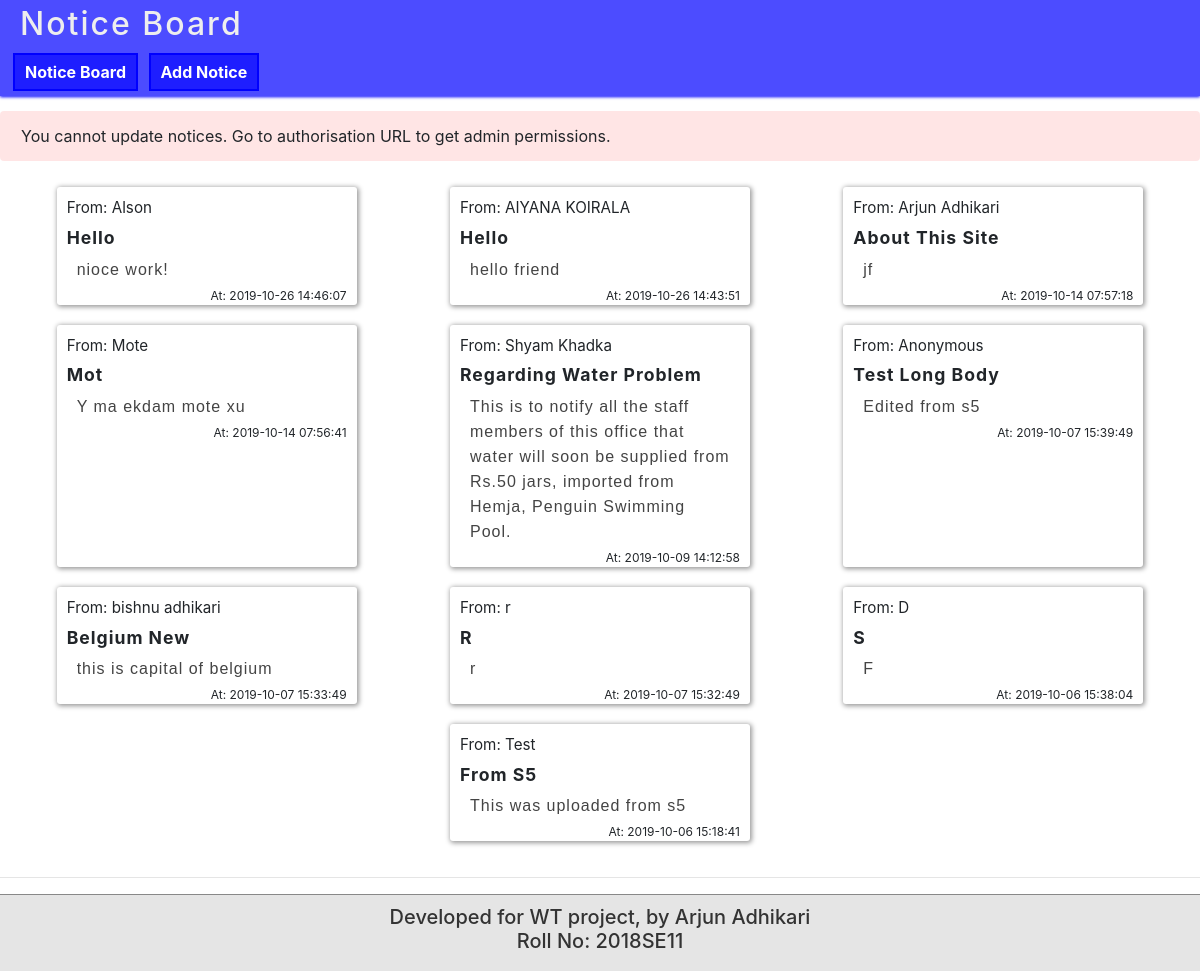
The page / on the database its author committed.
### tables this page shows
CREATE TABLE `notices` (
  `id` int(11) NOT NULL,
  `made_by` varchar(50) NOT NULL,
  `title` varchar(200) NOT NULL,
  `body` varchar(1000) NOT NULL,
  `time` timestamp NOT NULL DEFAULT CURRENT_TIMESTAMP ON UPDATE CURRENT_TIMESTAMP
);

### backend/functions.php (called while the page is built, shortened)
<?php
function authorised(){
	return isset($_SESSION['authorised']) ;
}

### index.php (the view, shortened to what this page needs)
<?php
$pageHead = "Notice Board" ;
require_once "backend/db_connection.php" ;
require_once "template/head.php" ;
 ?>
<?php
$sql = "select * from notices order by time desc";
$results = mysqli_query($conn, $sql) ;
$notices = mysqli_fetch_all($results, MYSQLI_ASSOC) ;
?>
<?php
if(!authorised()){
	?>
		<div class="alert">
			You cannot update notices. Go to authorisation URL to get admin permissions.
		</div>
	<?php
}
?>
<?php if(sizeof($notices) >= 1){ ?>
	<div class="notices_cont">
		<?php foreach($notices as $notice) { ?>
				<div class="notice">
					<div class="n_by">
						<div class='n_by_text'>
							<?= "From: ".$notice['made_by'] ?>
						</div>
					</div>
					<div class="n_title">
						<?= $notice['title'] ?>
					</div>
					<div class="n_body">
						<?= $notice['body'] ?>
					</div>
						<div class="n_time">
							<?= "At: ".$notice['time'] ?>
						</div>
				</div>
		<?php } ?>
	</div>
<?php }else{ ?>
	<div class="msg alert">
		<?= "No Notices Yet." ?>
	</div>
<?php } ?>
<?php
require_once "template/foot.php" ;
?>

### template/head.php (shortened to what this page needs)
<?php
require_once __DIR__."/../backend/functions.php" ;
?>
<!DOCTYPE html>
<html>
<head>
	<link rel="stylesheet" type="text/css" href="./styles/main.css">
	<link rel="stylesheet" type="text/css" href="https://stackpath.bootstrapcdn.com/bootstrap/4.3.1/css/bootstrap.min.css">
</head>
<body>
<header>
	<h2 class='headText pageHead'>
		<?= ($pageHead)?? "Notices" ?>
	</h2>
	<nav>
		<a href="index.php">Notice Board</a>
		<a href="addNotice.php">Add Notice</a>
	</nav>
</header>
<div class='cont'>

### template/foot.php (shortened to what this page needs)
<hr>
</div>
<footer>
	<h5 style='text-align: center;'>
		Developed for WT project, by Arjun Adhikari<br>Roll No: 2018SE11
	</h5>
</footer>
</body>
</html>

### styles/main.css (style rules this page uses)
body { margin: 0px; padding: 0px; font-family: Tahoma ; background: rgba(0,0,255, 0.06); }
header { background: rgba(0,0,255, 0.7); box-shadow: 0px 1px 3px blue ; margin-bottom: 15px; }
.headText { text-align: center ; color: #eee; padding: 0px; margin: 0px; }
.pageHead { text-align: left ; padding: 5px 0px 5px 20px; letter-spacing: 2px; }
nav { display: block; padding: 5px 10px; }
nav a { text-decoration: none ; display: inline-block; margin: 0px 3px; padding: 5px 10px; background: rgba(0,0,255,0.6); font-weight: bold ; color: rgba(0,0,255, 0.5); color: white; border: 2px solid blue; }
.alert { background: rgba(255, 0,0,0.1); border: 1px solid orange; }
.notices_cont { padding: 10px; padding-top: 0px; display: flex ; align-items: top ; justify-content: space-around; flex-wrap: wrap; box-sizing: border-box; }
.notice { min-width: 200px ; max-width: 300px ; width: 300px ; margin: 10px; padding: 10px 10px 0px 10px; box-sizing: border-box; box-shadow: 1px 1px 5px 1px #999 ; border-radius: 3px; display: inline-block; background: white; }
.n_by { font-size: 95%; text-align: left; padding: 0px 0px 5px 0; display: grid ; grid-template-columns: auto 25px ; }
.n_time { font-size: 75%; text-align: right; padding: 5px 0 0 0; }
.n_title { font-size: 110%; font-weight: bold ; letter-spacing: 1px ; text-transform: capitalize; margin: 0px 0px 5px 0px; }
.n_body { color: #444; padding: 0px 10px; overflow-y: hidden; max-height: 200px; line-height: 25px; letter-spacing: 1px; font-family: sans-serif; }
footer { border-top: 1px solid #888; background: rgba(0,0,0,0.1); padding: 10px 5px; color: #333; }

### rows shown on the page
notices: made_by "Alson", title "Hello", body "nioce work!", time "2019-10-26 14:46:07"
notices: made_by "AIYANA KOIRALA", title "Hello", body "hello friend", time "2019-10-26 14:43:51"
notices: made_by "Arjun Adhikari", title "About This Site", body "jf", time "2019-10-14 07:57:18"
notices: made_by "Mote", title "Mot", body "Y ma ekdam mote xu", time "2019-10-14 07:56:41"
notices: made_by "Shyam Khadka", title "Regarding Water Problem", body "This is to notify all the staff members of this office that water will soon be supplied from Rs.50 jars, imported from Hemja, Penguin Swimming Pool.", time "2019-10-09 14:12:58"
notices: made_by "Anonymous", title "Test Long Body", body "Edited from s5", time "2019-10-07 15:39:49"
notices: made_by "bishnu adhikari", title "Belgium New", body "this is capital of belgium", time "2019-10-07 15:33:49"
notices: made_by "r", title "R", body "r", time "2019-10-07 15:32:49"
notices: made_by "D", title "S", body "F", time "2019-10-06 15:38:04"
notices: made_by "Test", title "From S5", body "This was uploaded from s5", time "2019-10-06 15:18:41"

### other values the page prints
$pageHead "Notice Board"
